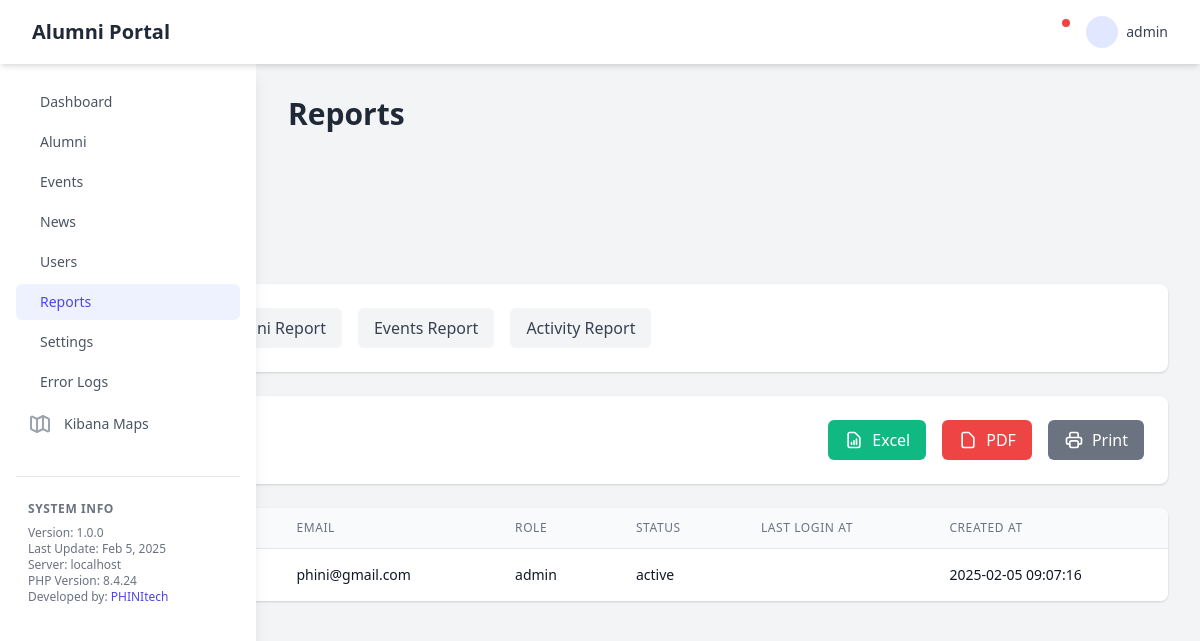
Screenshot of /admin/reports.php (signed in) with the database file from the repository.
### tables this page shows
CREATE TABLE IF NOT EXISTS users (
    id BIGINT UNSIGNED AUTO_INCREMENT PRIMARY KEY,
    username VARCHAR(50) NOT NULL UNIQUE,
    email VARCHAR(255) NOT NULL UNIQUE,
    password VARCHAR(255) NOT NULL,
    role ENUM('admin', 'editor', 'viewer') NOT NULL DEFAULT 'viewer',
    two_factor_enabled BOOLEAN DEFAULT FALSE,
    two_factor_secret VARCHAR(32),
    recovery_codes JSON,
    password_changed_at TIMESTAMP,
    last_login_at TIMESTAMP,
    last_login_ip VARCHAR(45),
    status ENUM('active', 'inactive', 'locked') DEFAULT 'active',
    failed_login_attempts INT UNSIGNED DEFAULT 0,
    lockout_until TIMESTAMP NULL,
    created_at TIMESTAMP DEFAULT CURRENT_TIMESTAMP,
    updated_at TIMESTAMP DEFAULT CURRENT_TIMESTAMP ON UPDATE CURRENT_TIMESTAMP,
    INDEX idx_email (email),
    INDEX idx_status (status)
);

### admin/reports.php (the view, shortened to what this page needs)
<?php
$pageTitle = 'Reports';
require_once 'includes/layout.php';
$conn = Database::getInstance()->getConnection();
$reportType = isset($_GET['type']) ? $_GET['type'] : 'users';
function getReportData($conn, $type) {
    switch ($type) {
        case 'users':
            $query = "SELECT id, username, email, role, status, last_login_at, created_at FROM users";
            break;
    }
    $stmt = $conn->prepare($query);
    $stmt->execute();
    return $stmt->fetchAll(PDO::FETCH_ASSOC);
}
$reportData = getReportData($conn, $reportType);
?>
<div class="py-8 max-w-7xl mx-auto px-4 sm:px-6 lg:px-8">
    <div class="flex justify-between items-center mb-6">
        <h1 class="text-2xl font-semibold text-gray-800">System Reports</h1>
    </div>
    <div class="bg-white rounded-lg shadow p-6 mb-6">
        <div class="flex space-x-4">
            <a href="?type=users"
               class="px-4 py-2 rounded-md <?php echo $reportType === 'users' ? 'bg-blue-500 text-white' : 'bg-gray-100 text-gray-700'; ?>">
            </a>
            <a href="?type=alumni"
               class="px-4 py-2 rounded-md <?php echo $reportType === 'alumni' ? 'bg-blue-500 text-white' : 'bg-gray-100 text-gray-700'; ?>">
                Alumni Report
            </a>
            <a href="?type=events"
               class="px-4 py-2 rounded-md <?php echo $reportType === 'events' ? 'bg-blue-500 text-white' : 'bg-gray-100 text-gray-700'; ?>">
                Events Report
            </a>
            <a href="?type=activity"
               class="px-4 py-2 rounded-md <?php echo $reportType === 'activity' ? 'bg-blue-500 text-white' : 'bg-gray-100 text-gray-700'; ?>">
                Activity Report
            </a>
        </div>
    </div>
    <div class="bg-white rounded-lg shadow p-6 mb-6">
        <div class="flex items-center justify-between">
            <h2 class="text-lg font-semibold text-gray-800">Export Options</h2>
            <div class="flex space-x-4">
                <form action="ajax/export-report.php" method="POST" class="inline">
                    <button type="submit" class="flex items-center px-4 py-2 bg-green-500 text-white rounded-md hover:bg-green-600">
                        <svg class="w-5 h-5 mr-2" fill="none" stroke="currentColor" viewBox="0 0 24 24">
                            <path stroke-linecap="round" stroke-linejoin="round" stroke-width="2" d="M9 17v-2m3 2v-4m3 4v-6m2 10H7a2 2 0 01-2-2V5a2 2 0 012-2h5.586a1 1 0 01.707.293l5.414 5.414a1 1 0 01.293.707V19a2 2 0 01-2 2z" />
                        </svg>
                        Excel
                    </button>
                </form>
                <form action="ajax/export-report.php" method="POST" class="inline">
                    <button type="submit" class="flex items-center px-4 py-2 bg-red-500 text-white rounded-md hover:bg-red-600">
                        <svg class="w-5 h-5 mr-2" fill="none" stroke="currentColor" viewBox="0 0 24 24">
                            <path stroke-linecap="round" stroke-linejoin="round" stroke-width="2" d="M7 21h10a2 2 0 002-2V9.414a1 1 0 00-.293-.707l-5.414-5.414A1 1 0 0012.586 3H7a2 2 0 00-2 2v14a2 2 0 002 2z" />
                        </svg>
                        PDF
                    </button>
                </form>
                <button onclick="window.print()" class="flex items-center px-4 py-2 bg-gray-500 text-white rounded-md hover:bg-gray-600">
                    Print
                </button>
            </div>
        </div>
    </div>
    <div class="bg-white rounded-lg shadow overflow-hidden">
        <div class="overflow-x-auto">
            <table class="min-w-full divide-y divide-gray-200">
                <thead class="bg-gray-50">
                    <tr>
                        <?php
                        if (!empty($reportData)) {
                            foreach (array_keys($reportData[0]) as $header) {
                                echo '<th scope="col" class="px-6 py-3 text-left text-xs font-medium text-gray-500 uppercase tracking-wider">';
                                echo htmlspecialchars(str_replace('_', ' ', $header));
                                echo '</th>';
                            }
                        }
                        ?>
                    </tr>
                </thead>
                <tbody class="bg-white divide-y divide-gray-200">
                    <?php foreach ($reportData as $row): ?>
                        <tr>
                            <?php foreach ($row as $value): ?>
                                <td class="px-6 py-4 whitespace-nowrap text-sm text-gray-900">
                                    <?php echo htmlspecialchars($value); ?>
                                </td>
                            <?php endforeach; ?>
                        </tr>
                    <?php endforeach; ?>
                </tbody>
            </table>
        </div>
    </div>
</div>

### admin/includes/layout.php (shortened to what this page needs)
<!DOCTYPE html>
<html lang="en">
<head>
    <link href="https://cdn.jsdelivr.net/npm/tailwindcss@2.2.19/dist/tailwind.min.css" rel="stylesheet">
</head>
<body class="bg-gray-100">
    <?php
    require_once __DIR__ . '/header.php';
    require_once __DIR__ . '/sidebar.php';
    ?>
    <main class="ml-64 p-8">
        <div class="container mx-auto">
            <div class="flex justify-between items-center mb-8">
                <h1 class="text-3xl font-bold text-gray-800"><?php echo $pageTitle ?? 'Dashboard'; ?></h1>
            </div>
        </div>
    </main>
</body>
</html>

### admin/includes/header.php (shortened to what this page needs)
<link href="assets/css/profile.css" rel="stylesheet">
<header class="fixed top-0 left-0 right-0 bg-white shadow-md z-50">
    <div class="flex items-center justify-between px-6 py-4">
        <div class="flex items-center">
            <a href="<?php echo ADMIN_URL; ?>/dashboard.php" class="flex items-center space-x-2">
                <span class="text-xl font-bold text-gray-800">Alumni Portal</span>
            </a>
        </div>
        <div class="flex items-center space-x-4">
            <div class="relative">
                <button onclick="toggleDropdown('notificationDropdown')" class="p-2 text-gray-500 hover:text-indigo-600 focus:outline-none">
                    <span class="absolute top-0 right-0 w-2 h-2 bg-red-500 rounded-full"></span>
                </button>
            </div>
            <div class="relative">
                <button onclick="toggleDropdown('profileDropdown')" class="flex items-center space-x-2 focus:outline-none">
                    <div class="w-8 h-8 rounded-full bg-indigo-100 flex items-center justify-center">
                    </div>
                    <span class="text-sm font-medium text-gray-700"><?php echo htmlspecialchars($_SESSION['username'] ?? 'Admin'); ?></span>
                </button>
            </div>
        </div>
    </div>
</header>
<div class="h-16"></div>

### admin/includes/sidebar.php (shortened to what this page needs)
<?php
$currentPage = basename($_SERVER['PHP_SELF']);
?>
<aside class="fixed left-0 top-16 bottom-0 w-64 bg-white shadow-lg overflow-y-auto">
    <nav class="mt-5 px-4">
        <div class="space-y-1">
            <a href="<?php echo ADMIN_URL; ?>/dashboard.php"
               class="<?php echo $currentPage === 'dashboard.php' ? 'bg-indigo-50 text-indigo-600' : 'text-gray-600 hover:bg-gray-50'; ?> group flex items-center px-3 py-2 text-sm font-medium rounded-md">
                Dashboard
            </a>
            <a href="<?php echo ADMIN_URL; ?>/alumni.php"
               class="<?php echo $currentPage === 'alumni.php' ? 'bg-indigo-50 text-indigo-600' : 'text-gray-600 hover:bg-gray-50'; ?> group flex items-center px-3 py-2 text-sm font-medium rounded-md">
                Alumni
            </a>
            <a href="<?php echo ADMIN_URL; ?>/events.php"
               class="<?php echo $currentPage === 'events.php' ? 'bg-indigo-50 text-indigo-600' : 'text-gray-600 hover:bg-gray-50'; ?> group flex items-center px-3 py-2 text-sm font-medium rounded-md">
                Events
            </a>
            <a href="<?php echo ADMIN_URL; ?>/news.php"
               class="<?php echo $currentPage === 'news.php' ? 'bg-indigo-50 text-indigo-600' : 'text-gray-600 hover:bg-gray-50'; ?> group flex items-center px-3 py-2 text-sm font-medium rounded-md">
                News
            </a>
            <a href="<?php echo ADMIN_URL; ?>/users.php"
               class="<?php echo $currentPage === 'users.php' ? 'bg-indigo-50 text-indigo-600' : 'text-gray-600 hover:bg-gray-50'; ?> group flex items-center px-3 py-2 text-sm font-medium rounded-md">
                Users
            </a>
            <a href="<?php echo ADMIN_URL; ?>/reports.php"
               class="<?php echo $currentPage === 'reports.php' ? 'bg-indigo-50 text-indigo-600' : 'text-gray-600 hover:bg-gray-50'; ?> group flex items-center px-3 py-2 text-sm font-medium rounded-md">
                Reports
            </a>
            <a href="<?php echo ADMIN_URL; ?>/settings.php"
               class="<?php echo $currentPage === 'settings.php' ? 'bg-indigo-50 text-indigo-600' : 'text-gray-600 hover:bg-gray-50'; ?> group flex items-center px-3 py-2 text-sm font-medium rounded-md">
                Settings
            </a>
              <a href="<?php echo ADMIN_URL; ?>/error-logs.php"
               class="<?php echo $currentPage === 'error-logs.php' ? 'bg-indigo-50 text-indigo-600' : 'text-gray-600 hover:bg-gray-50'; ?> group flex items-center px-3 py-2 text-sm font-medium rounded-md">
                Error Logs
            </a>
             <a href="<?php echo ADMIN_URL; ?>/kibana-maps.php"
               class="<?php echo $currentPage === 'kibana-maps.php' ? 'bg-indigo-50 text-indigo-600' : 'text-gray-600 hover:bg-gray-50'; ?> group flex items-center px-3 py-2 text-sm font-medium rounded-md">
                <svg class="mr-3 h-6 w-6 <?php echo $currentPage === 'kibana-maps.php' ? 'text-indigo-600' : 'text-gray-400'; ?>" xmlns="http://www.w3.org/2000/svg" fill="none" viewBox="0 0 24 24" stroke="currentColor">
                    <path stroke-linecap="round" stroke-linejoin="round" stroke-width="2" d="M9 20l-5.447-2.724A1 1 0 013 16.382V5.618a1 1 0 011.447-.894L9 7m0 13l6-3m-6 3V7m6 10l4.553 2.276A1 1 0 0021 18.382V7.618a1 1 0 00-.553-.894L15 4m0 13V4m0 0L9 7" />
                </svg>
                Kibana Maps
            </a>
        </div>
        <div class="mt-8 pt-4 border-t">
            <div class="px-3 py-2">
                <h3 class="text-xs font-semibold text-gray-500 uppercase tracking-wider">System Info</h3>
                <div class="mt-2 text-xs text-gray-500">
                    <p>Version: 1.0.0</p>
                    <p>Last Update: <?php echo date('M j, Y'); ?></p>
                    <p>Server: <?php echo $_SERVER['SERVER_NAME']; ?></p>
                    <p>PHP Version: <?php echo phpversion(); ?></p>
                     <p>Developed by: <a href="https://github.com/phinias955" target="_blank" class="text-indigo-600 hover:underline">PHINItech</a></p>
                </div>
            </div>
        </div>
    </nav>
</aside>

### admin/reports.php (style rules this page uses)
body { padding: 0; margin: 0; }
table { width: 100%; border-collapse: collapse; }
th, td { border: 1px solid #ddd; padding: 8px; text-align: left; }
th { background-color: #f3f4f6; }

### rows the page displays
users: email "phini@gmail.com", value "admin", status "active", created_at "2025-02-05 09:07:16"

### other values shown
$_SESSION['username'] "admin"
$_SERVER['SERVER_NAME'] "localhost"
phpversion() "8.4.24"
$pageTitle "Reports"
str_replace('_', ' ', $header) "EMAIL"
str_replace('_', ' ', $header) "ROLE"
str_replace('_', ' ', $header) "STATUS"
str_replace('_', ' ', $header) "LAST LOGIN AT"
str_replace('_', ' ', $header) "CREATED AT"
